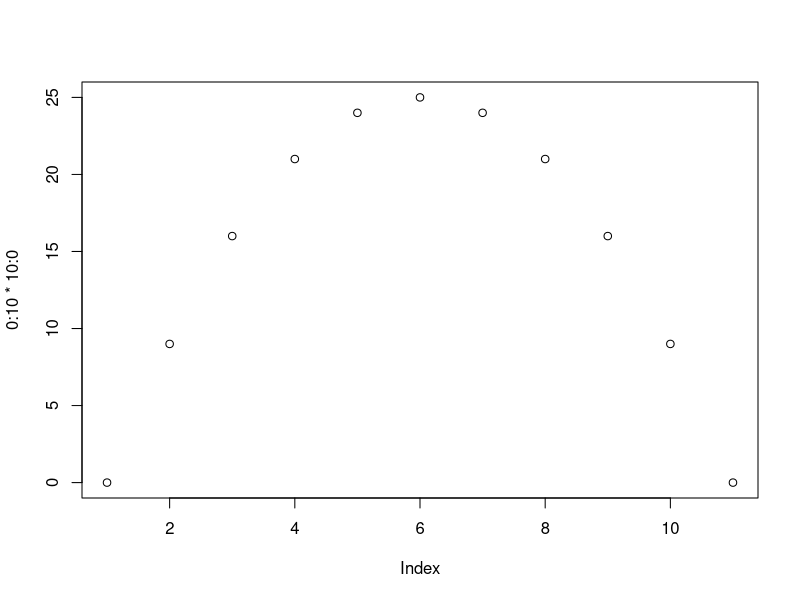
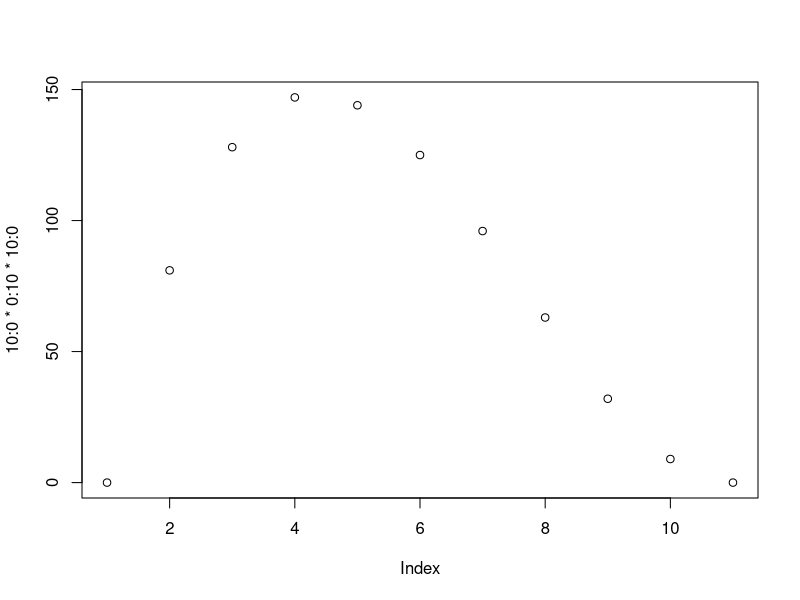

The R script that drew these images, in order:
### Lecture 02

# From bag of 4 marbles, ways to produce proportions
# from 1/4 to 3/4
ways <- c(3, 8, 9)

# Normalized ways = plausibility
plausibility <- ways/sum(ways)

plausibility

# Get quadratic from multiplying 2 diagonal lines
# representing the relative plausibilities
# of 2 events
plot(0:10 * 10:0)

plot(10:0 * 0:10 * 10:0)
